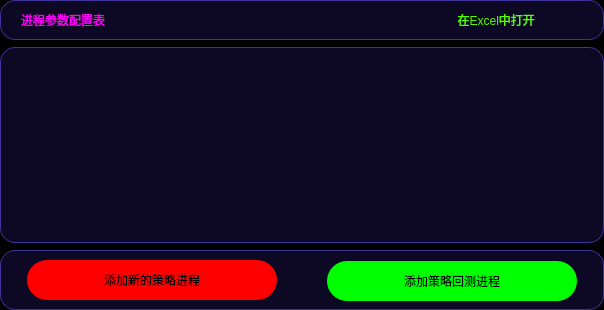
                   <widget class="QWidget" name="tab_start_stop_strategy">
                    <property name="styleSheet">
                     <string notr="true">background-color: rgb(0, 0, 0);
border-radius: 20px;</string>
                    </property>
                    <attribute name="title">
                     <string>策略总览</string>
                    </attribute>
                    <layout class="QVBoxLayout" name="verticalLayout_27">
                     <property name="spacing">
                      <number>7</number>
                     </property>
                     <property name="leftMargin">
                      <number>0</number>
                     </property>
                     <property name="topMargin">
                      <number>0</number>
                     </property>
                     <property name="rightMargin">
                      <number>0</number>
                     </property>
                     <property name="bottomMargin">
                      <number>0</number>
                     </property>
                     <item>
                      <widget class="QFrame" name="frame_69">
                       <property name="minimumSize">
                        <size>
                         <width>0</width>
                         <height>40</height>
                        </size>
                       </property>
                       <property name="maximumSize">
                        <size>
                         <width>16777215</width>
                         <height>40</height>
                        </size>
                       </property>
                       <property name="styleSheet">
                        <string notr="true">QFrame {
	background-color: rgb(13, 9, 36);
	border: 1px solid rgb(65, 51, 156);
	border-radius: 15px;
}
QFrame:hover {
	border: 2px solid rgb(255, 85, 0);
}</string>
                       </property>
                       <property name="frameShape">
                        <enum>QFrame::StyledPanel</enum>
                       </property>
                       <property name="frameShadow">
                        <enum>QFrame::Raised</enum>
                       </property>
                       <layout class="QHBoxLayout" name="horizontalLayout_40">
                        <property name="spacing">
                         <number>0</number>
                        </property>
                        <property name="leftMargin">
                         <number>20</number>
                        </property>
                        <property name="topMargin">
                         <number>0</number>
                        </property>
                        <property name="rightMargin">
                         <number>20</number>
                        </property>
                        <property name="bottomMargin">
                         <number>0</number>
                        </property>
                        <item alignment="Qt::AlignLeft">
                         <widget class="QLabel" name="label">
                          <property name="maximumSize">
                           <size>
                            <width>500</width>
                            <height>40</height>
                           </size>
                          </property>
                          <property name="styleSheet">
                           <string notr="true">QFrame {
	background-color: rgba(30, 30, 40, 0);
	border: none;
	border-radius: 15px;
	color: rgb(255, 0, 255);
	font: 700 14pt &quot;等线&quot;;
}
</string>
                          </property>
                          <property name="text">
                           <string>进程参数配置表</string>
                          </property>
                         </widget>
                        </item>
                        <item>
                         <spacer name="horizontalSpacer_6">
                          <property name="orientation">
                           <enum>Qt::Horizontal</enum>
                          </property>
                          <property name="sizeHint" stdset="0">
                           <size>
                            <width>40</width>
                            <height>20</height>
                           </size>
                          </property>
                         </spacer>
                        </item>
                        <item>
                         <widget class="QPushButton" name="Btn_opne_in_excel2">
                          <property name="minimumSize">
                           <size>
                            <width>180</width>
                            <height>30</height>
                           </size>
                          </property>
                          <property name="maximumSize">
                           <size>
                            <width>150</width>
                            <height>30</height>
                           </size>
                          </property>
                          <property name="styleSheet">
                           <string notr="true">QPushButton {
	border: none;
	background-color: rgba(40, 40, 70, 0);
	color: rgb(85, 255, 0);
	
	font: 14pt &quot;等线&quot;;
	border-radius: 13px;
}

QPushButton:hover {
	border-left: 3px solid rgb(255, 85, 0);
	border-right: 3px solid rgb(255, 85, 0);
}

QPushButton:pressed {
	background-color: rgb(25, 25, 25);
}</string>
                          </property>
                          <property name="text">
                           <string>  在Excel中打开</string>
                          </property>
                          <property name="icon">
                           <iconset resource="../ProcessTrader/resource.qrc">
                            <normaloff>:/图标/icons/Excel.svg</normaloff>:/图标/icons/Excel.svg</iconset>
                          </property>
                          <property name="iconSize">
                           <size>
                            <width>20</width>
                            <height>20</height>
                           </size>
                          </property>
                         </widget>
                        </item>
                       </layout>
                      </widget>
                     </item>
                     <item>
                      <widget class="QFrame" name="frame_31">
                       <property name="styleSheet">
                        <string notr="true">QFrame {
	background-color: rgb(13, 9, 36);
	border: 1px solid rgb(65, 51, 156);
	border-radius: 15px;
}
QFrame:hover {
	border: 2px solid rgb(255, 85, 0);
}</string>
                       </property>
                       <property name="frameShape">
                        <enum>QFrame::StyledPanel</enum>
                       </property>
                       <property name="frameShadow">
                        <enum>QFrame::Raised</enum>
                       </property>
                       <layout class="QHBoxLayout" name="horizontalLayout_35">
                        <property name="spacing">
                         <number>1</number>
                        </property>
                        <property name="leftMargin">
                         <number>1</number>
                        </property>
                        <property name="topMargin">
                         <number>1</number>
                        </property>
                        <property name="rightMargin">
                         <number>1</number>
                        </property>
                        <property name="bottomMargin">
                         <number>1</number>
                        </property>
                        <item>
                         <widget class="QFrame" name="frame_61">
                          <property name="styleSheet">
                           <string notr="true">QFrame {
	border: none;
	border-radius: 15px;
}
QFrame:hover {
	border: none;
}</string>
                          </property>
                          <property name="frameShape">
                           <enum>QFrame::StyledPanel</enum>
                          </property>
                          <property name="frameShadow">
                           <enum>QFrame::Raised</enum>
                          </property>
                          <layout class="QHBoxLayout" name="horizontalLayout_36">
                           <property name="spacing">
                            <number>0</number>
                           </property>
                           <property name="leftMargin">
                            <number>0</number>
                           </property>
                           <property name="topMargin">
                            <number>0</number>
                           </property>
                           <property name="rightMargin">
                            <number>0</number>
                           </property>
                           <property name="bottomMargin">
                            <number>0</number>
                           </property>
                           <item>
                            <widget class="QTableWidget" name="tableWidget_process">
                             <property name="styleSheet">
                              <string notr="true">QTableWidget{
font: 11pt &quot;等线&quot;;
color:rgb(255, 255, 255);
background-color: transparent;
/*alternate-background-color:rgb(35, 18, 90);/*交错颜色*/
gridline-color:transparent;
border: none;
padding: 5px 5px 5px 5px;
}
QTableWidget:hover{
border: none;
}
QTableWidget::item {
background-color: rgb(13, 9, 37);
border: 1px solid rgba(140, 140, 140, 50);
border-radius: 13px;
}
/*选中item*/
QTableWidget::item:selected{
font: 700 12pt &quot;等线&quot;;
color:rgb(0, 255, 0);
background:rgb(126, 0, 95);
border: none;
}
/*
悬浮item*/
QTableWidget::item:hover{
color:rgb(0, 255, 0);
background:rgb(100, 0, 80);
}
/*表头*/
QHeaderView::section:horizontal{
font: 700 12pt &quot;等线&quot;;
color: rgb(255, 255, 255);
border: none;
background:rgb(140, 45, 0);
border-left-width:0;
border-top-width:0;
border-radius: 13px;
}
QHeaderView::section:hover:horizontal{
border: none;
}
QHeaderView::section:vertical{
border: none;
text-align:center;
background:rgb(13, 9, 37);
color: rgb(13, 9, 37);
}
/*表头最左上角的方块*/
QTableCornerButton:section{
border-left-width:0;
border-top-width:0;
border-bottom-width:0;
border-right-width:0;
text-align:center;
background:transparent;
margin:-5px;
color:rgb(255, 255, 255)
}
QTableCornerButton::section:hover{
border:none;
}

QScrollBar:horizontal {
    border: none;
    background: rgb(52, 59, 72);
    height: 8px;
    margin: 0px 20px 0 20px;
	border-radius: 3px;
}
QScrollBar::handle:horizontal {
    background:rgba(249, 83, 255, 170);
    min-width: 30px;
	border-radius: 3px
}
/*
滑块悬浮，按下*/
QScrollBar::handle:hover:horizontal,QScrollBar::handle:pressed:horizontal{
background:rgb(150, 0, 150);
}
QScrollBar::add-line:horizontal {
    border: none;
    background: rgb(55, 63, 77);
    width: 20px;
	border-top-right-radius: 3px;
    border-bottom-right-radius: 3px;
    subcontrol-position: right;
    subcontrol-origin: margin;
}
QScrollBar::sub-line:horizontal {
    border: none;
    background: rgb(55, 63, 77);
    width: 20px;
	border-top-left-radius: 3px;
    border-bottom-left-radius: 3px;
    subcontrol-position: left;
    subcontrol-origin: margin;
}
QScrollBar::up-arrow:horizontal, QScrollBar::down-arrow:horizontal
{
     background: none;
}
QScrollBar::add-page:horizontal, QScrollBar::sub-page:horizontal
{
     background: none;
}
 QScrollBar:vertical {
	border: none;
    background: rgb(52, 59, 72);
    width: 8px;
    margin: 20px 0 20px 0;
	border-radius: 3px;
 }
 QScrollBar::handle:vertical {	
	background:rgba(249, 83, 255, 170);
    min-height: 30px;
	border-radius: 3px
 }
/*
滑块悬浮，按下*/
QScrollBar::handle:hover:vertical,QScrollBar::handle:pressed:vertical{
background:rgb(150, 0, 150);
}
 QScrollBar::add-line:vertical {
     border: none;
    background: rgb(55, 63, 77);
     height: 20px;
	border-bottom-left-radius: 3px;
    border-bottom-right-radius: 3px;
     subcontrol-position: bottom;
     subcontrol-origin: margin;
 }
 QScrollBar::sub-line:vertical {
	border: none;
    background: rgb(55, 63, 77);
     height: 20px;
	border-top-left-radius: 3px;
    border-top-right-radius: 3px;
     subcontrol-position: top;
     subcontrol-origin: margin;
 }
 QScrollBar::up-arrow:vertical, QScrollBar::down-arrow:vertical {
     background: none;
 }

 QScrollBar::add-page:vertical, QScrollBar::sub-page:vertical {
     background: none;
 }

</string>
                             </property>
                             <property name="editTriggers">
                              <set>QAbstractItemView::DoubleClicked|QAbstractItemView::EditKeyPressed</set>
                             </property>
                             <property name="horizontalScrollMode">
                              <enum>QAbstractItemView::ScrollPerPixel</enum>
                             </property>
                             <property name="cornerButtonEnabled">
                              <bool>false</bool>
                             </property>
                             <attribute name="horizontalHeaderMinimumSectionSize">
                              <number>10</number>
                             </attribute>
                             <attribute name="horizontalHeaderDefaultSectionSize">
                              <number>120</number>
                             </attribute>
                             <attribute name="horizontalHeaderHighlightSections">
                              <bool>false</bool>
                             </attribute>
                             <attribute name="horizontalHeaderShowSortIndicator" stdset="0">
                              <bool>true</bool>
                             </attribute>
                             <attribute name="horizontalHeaderStretchLastSection">
                              <bool>false</bool>
                             </attribute>
                             <attribute name="verticalHeaderVisible">
                              <bool>false</bool>
                             </attribute>
                             <attribute name="verticalHeaderCascadingSectionResizes">
                              <bool>false</bool>
                             </attribute>
                             <attribute name="verticalHeaderMinimumSectionSize">
                              <number>30</number>
                             </attribute>
                             <attribute name="verticalHeaderDefaultSectionSize">
                              <number>30</number>
                             </attribute>
                             <attribute name="verticalHeaderShowSortIndicator" stdset="0">
                              <bool>false</bool>
                             </attribute>
                             <attribute name="verticalHeaderStretchLastSection">
                              <bool>false</bool>
                             </attribute>
                            </widget>
                           </item>
                          </layout>
                         </widget>
                        </item>
                       </layout>
                      </widget>
                     </item>
                     <item>
                      <widget class="QFrame" name="frame_60">
                       <property name="minimumSize">
                        <size>
                         <width>0</width>
                         <height>60</height>
                        </size>
                       </property>
                       <property name="maximumSize">
                        <size>
                         <width>16777215</width>
                         <height>60</height>
                        </size>
                       </property>
                       <property name="styleSheet">
                        <string notr="true">QFrame {
	background-color: rgb(13, 9, 36);
	border: 1px solid rgb(65, 51, 156);
	border-radius: 15px;
}
QFrame:hover {
	border: 2px solid rgb(255, 85, 0);
}</string>
                       </property>
                       <property name="frameShape">
                        <enum>QFrame::StyledPanel</enum>
                       </property>
                       <property name="frameShadow">
                        <enum>QFrame::Raised</enum>
                       </property>
                       <layout class="QHBoxLayout" name="horizontalLayout_58">
                        <property name="spacing">
                         <number>1</number>
                        </property>
                        <property name="leftMargin">
                         <number>1</number>
                        </property>
                        <property name="topMargin">
                         <number>1</number>
                        </property>
                        <property name="rightMargin">
                         <number>1</number>
                        </property>
                        <property name="bottomMargin">
                         <number>1</number>
                        </property>
                        <item>
                         <widget class="QFrame" name="frame_107">
                          <property name="styleSheet">
                           <string notr="true">QFrame {
	background-color: rgb(13, 9, 36);
	border: none;
	border-radius: 20px;
}
</string>
                          </property>
                          <property name="frameShape">
                           <enum>QFrame::StyledPanel</enum>
                          </property>
                          <property name="frameShadow">
                           <enum>QFrame::Raised</enum>
                          </property>
                          <layout class="QHBoxLayout" name="horizontalLayout_62">
                           <property name="spacing">
                            <number>0</number>
                           </property>
                           <property name="leftMargin">
                            <number>0</number>
                           </property>
                           <property name="topMargin">
                            <number>0</number>
                           </property>
                           <property name="rightMargin">
                            <number>0</number>
                           </property>
                           <property name="bottomMargin">
                            <number>0</number>
                           </property>
                           <item>
                            <widget class="QFrame" name="frame_123">
                             <property name="minimumSize">
                              <size>
                               <width>300</width>
                               <height>0</height>
                              </size>
                             </property>
                             <property name="maximumSize">
                              <size>
                               <width>400</width>
                               <height>60</height>
                              </size>
                             </property>
                             <property name="frameShape">
                              <enum>QFrame::StyledPanel</enum>
                             </property>
                             <property name="frameShadow">
                              <enum>QFrame::Raised</enum>
                             </property>
                             <layout class="QHBoxLayout" name="horizontalLayout_63">
                              <property name="spacing">
                               <number>0</number>
                              </property>
                              <property name="leftMargin">
                               <number>0</number>
                              </property>
                              <property name="topMargin">
                               <number>0</number>
                              </property>
                              <property name="rightMargin">
                               <number>0</number>
                              </property>
                              <property name="bottomMargin">
                               <number>0</number>
                              </property>
                              <item>
                               <widget class="QPushButton" name="Btn_add_new_process">
                                <property name="enabled">
                                 <bool>true</bool>
                                </property>
                                <property name="sizePolicy">
                                 <sizepolicy hsizetype="Fixed" vsizetype="Preferred">
                                  <horstretch>0</horstretch>
                                  <verstretch>0</verstretch>
                                 </sizepolicy>
                                </property>
                                <property name="minimumSize">
                                 <size>
                                  <width>250</width>
                                  <height>40</height>
                                 </size>
                                </property>
                                <property name="maximumSize">
                                 <size>
                                  <width>250</width>
                                  <height>40</height>
                                 </size>
                                </property>
                                <property name="styleSheet">
                                 <string notr="true">QPushButton{	
	background-color: rgb(255, 0, 0);
	font: 700 18pt &quot;等线&quot;;
	border-radius: 20px;
}
QPushButton:hover{
	border: 3px solid rgb(255, 200, 0);  
}
QPushButton:pressed{
	color: green;
	border-color: blueviolet;
    background-color: rgb(85, 0, 255);
}
QPushButton:disabled{
	color: rgb(31, 31, 31);
    background-color: rgb(152, 152, 152);
}</string>
                                </property>
                                <property name="text">
                                 <string>添加新的策略进程</string>
                                </property>
                                <property name="iconSize">
                                 <size>
                                  <width>20</width>
                                  <height>20</height>
                                 </size>
                                </property>
                                <property name="checkable">
                                 <bool>true</bool>
                                </property>
                                <property name="checked">
                                 <bool>false</bool>
                                </property>
                               </widget>
                              </item>
                             </layout>
                            </widget>
                           </item>
                           <item>
                            <widget class="QFrame" name="frame_124">
                             <property name="minimumSize">
                              <size>
                               <width>300</width>
                               <height>0</height>
                              </size>
                             </property>
                             <property name="maximumSize">
                              <size>
                               <width>300</width>
                               <height>60</height>
                              </size>
                             </property>
                             <property name="frameShape">
                              <enum>QFrame::StyledPanel</enum>
                             </property>
                             <property name="frameShadow">
                              <enum>QFrame::Raised</enum>
                             </property>
                             <layout class="QHBoxLayout" name="horizontalLayout_64">
                              <item>
                               <widget class="QPushButton" name="Btn_add_backtest_process">
                                <property name="enabled">
                                 <bool>true</bool>
                                </property>
                                <property name="sizePolicy">
                                 <sizepolicy hsizetype="Fixed" vsizetype="Preferred">
                                  <horstretch>0</horstretch>
                                  <verstretch>0</verstretch>
                                 </sizepolicy>
                                </property>
                                <property name="minimumSize">
                                 <size>
                                  <width>250</width>
                                  <height>40</height>
                                 </size>
                                </property>
                                <property name="maximumSize">
                                 <size>
                                  <width>250</width>
                                  <height>40</height>
                                 </size>
                                </property>
                                <property name="styleSheet">
                                 <string notr="true">QPushButton{	
	background-color: rgb(0, 255, 0);
	font: 700 18pt &quot;等线&quot;;
	border-radius: 20px;
}
QPushButton:hover{
	border: 3px solid rgb(255, 200, 0);  
}
QPushButton:pressed{
	color: green;
	border-color: blueviolet;
    background-color: rgb(85, 0, 255);
}
QPushButton:disabled{
	color: rgb(31, 31, 31);
    background-color: rgb(152, 152, 152);
}</string>
                                </property>
                                <property name="text">
                                 <string>添加策略回测进程</string>
                                </property>
                                <property name="iconSize">
                                 <size>
                                  <width>20</width>
                                  <height>20</height>
                                 </size>
                                </property>
                                <property name="checkable">
                                 <bool>true</bool>
                                </property>
                                <property name="checked">
                                 <bool>false</bool>
                                </property>
                               </widget>
                              </item>
                             </layout>
                            </widget>
                           </item>
                          </layout>
                         </widget>
                        </item>
                       </layout>
                      </widget>
                     </item>
                    </layout>
                   </widget>
